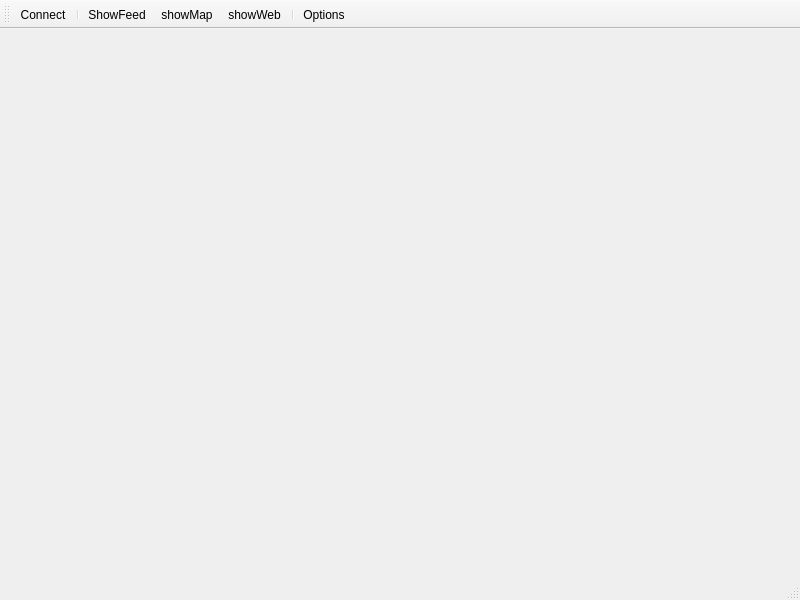
<?xml version="1.0" encoding="UTF-8"?>
<ui version="4.0">
 <class>MainWindow</class>
 <widget class="QMainWindow" name="MainWindow">
  <property name="geometry">
   <rect>
    <x>0</x>
    <y>0</y>
    <width>800</width>
    <height>600</height>
   </rect>
  </property>
  <property name="windowTitle">
   <string>MainWindow</string>
  </property>
  <widget class="QWidget" name="centralwidget"/>
  <widget class="QToolBar" name="toolBar">
   <property name="windowTitle">
    <string>toolBar</string>
   </property>
   <attribute name="toolBarArea">
    <enum>TopToolBarArea</enum>
   </attribute>
   <attribute name="toolBarBreak">
    <bool>false</bool>
   </attribute>
   <addaction name="actionConnect"/>
   <addaction name="separator"/>
   <addaction name="actionShowFeed"/>
   <addaction name="actionShowMap"/>
   <addaction name="actionShowWeb"/>
   <addaction name="separator"/>
   <addaction name="actionOptions"/>
  </widget>
  <widget class="QStatusBar" name="statusBar"/>
  <action name="actionConnect">
   <property name="text">
    <string>Connect</string>
   </property>
  </action>
  <action name="actionShowFeed">
   <property name="text">
    <string>ShowFeed</string>
   </property>
  </action>
  <action name="actionShowMap">
   <property name="text">
    <string>showMap</string>
   </property>
  </action>
  <action name="actionShowWeb">
   <property name="text">
    <string>showWeb</string>
   </property>
  </action>
  <action name="actionOptions">
   <property name="text">
    <string>Options</string>
   </property>
  </action>
 </widget>
 <resources/>
 <connections>
  <connection>
   <sender>actionShowFeed</sender>
   <signal>triggered()</signal>
   <receiver>statusBar</receiver>
   <slot>show()</slot>
   <hints>
    <hint type="sourcelabel">
     <x>-1</x>
     <y>-1</y>
    </hint>
    <hint type="destinationlabel">
     <x>399</x>
     <y>589</y>
    </hint>
   </hints>
  </connection>
 </connections>
</ui>
